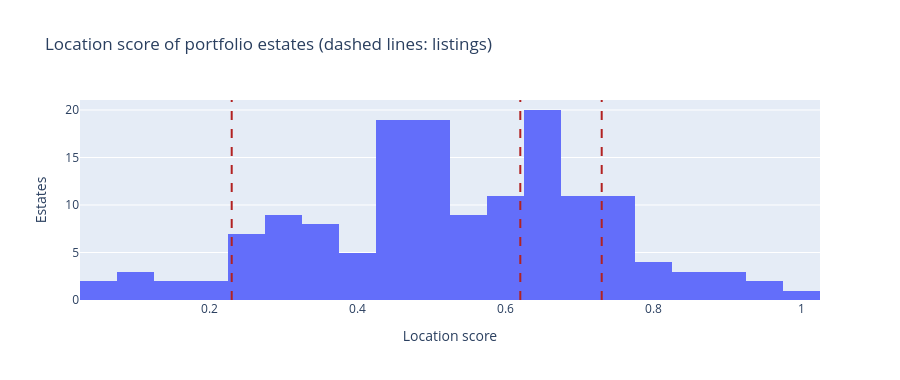

The notebook cell this image was saved under:
### Code cell
fig = px.histogram(portfolio_score, nbins=30, height=380,
                   title="Location score of portfolio estates (dashed lines: listings)",
                   labels={"value": "Location score"})
fig.update_layout(showlegend=False, yaxis_title="Estates")
for score in scores["location score"]:
    fig.add_vline(x=score, line_dash="dash", line_color="firebrick")
fig.show()

### Figure 1 — Plotly figure (JSON) as saved in the notebook; plotly's stock layout.template omitted (floating-point values rounded to 4 significant figures; data arrays with more than 128 entries replaced by an {"elided": "..."} marker saying what was removed)
{"data": [{"bingroup": "x", "hovertemplate": "variable=0<br>Location score=%{x}<br>count=%{y}<extra></extra>", "legendgroup": "0", "marker": {"color": "#636efa", "pattern": {"shape": ""}}, "name": "0", "nbinsx": 30, "orientation": "v", "showlegend": true, "type": "histogram", "x": {"elided": "151 float values"}, "xaxis": "x", "yaxis": "y"}], "layout": {"barmode": "relative", "height": 380, "legend": {"title": {"text": "variable"}, "tracegroupgap": 0}, "shapes": [{"line": {"color": "firebrick", "dash": "dash"}, "type": "line", "x0": 0.23, "x1": 0.23, "xref": "x", "y0": 0, "y1": 1, "yref": "y domain"}, {"line": {"color": "firebrick", "dash": "dash"}, "type": "line", "x0": 0.62, "x1": 0.62, "xref": "x", "y0": 0, "y1": 1, "yref": "y domain"}, {"line": {"color": "firebrick", "dash": "dash"}, "type": "line", "x0": 0.73, "x1": 0.73, "xref": "x", "y0": 0, "y1": 1, "yref": "y domain"}], "showlegend": false, "title": {"text": "Location score of portfolio estates (dashed lines: listings)"}, "xaxis": {"anchor": "y", "domain": [0.0, 1.0], "title": {"text": "Location score"}}, "yaxis": {"anchor": "x", "domain": [0.0, 1.0], "title": {"text": "Estates"}}}}
